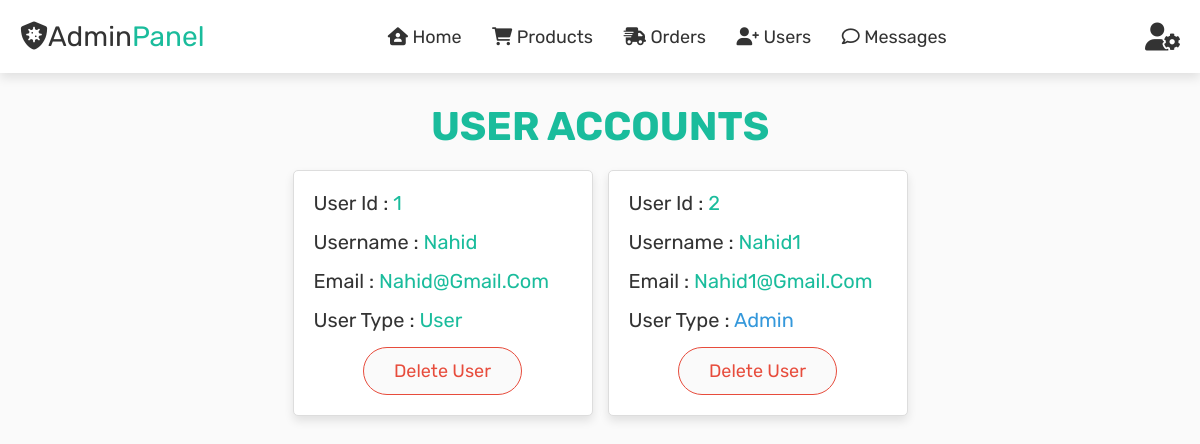
Screenshot of /admin_users.php (signed in) with the database file from the repository.
### tables this page shows
CREATE TABLE `users` (
  `id` int(100) NOT NULL,
  `name` varchar(100) NOT NULL,
  `email` varchar(100) NOT NULL,
  `password` varchar(100) NOT NULL,
  `user_type` varchar(20) NOT NULL DEFAULT 'user'
);

### admin_users.php (the view, shortened to what this page needs)
<?php
include 'config.php';
?>
<!DOCTYPE html>
<html lang="en">
<head>
   <link rel="stylesheet" href="https://cdnjs.cloudflare.com/ajax/libs/font-awesome/6.0.0/css/all.min.css">
   <link rel="stylesheet" href="css/admin_style.css">
</head>
<body>
<?php include 'admin_header.php'; ?>
<section class="users">
   <h1 class="title"> user accounts </h1>
   <div class="box-container">
      <?php
         $select_users = mysqli_query($conn, "SELECT * FROM `users`") or die('query failed');
         while($fetch_users = mysqli_fetch_assoc($select_users)){
      ?>
      <div class="box">
         <p> user id : <span><?php echo $fetch_users['id']; ?></span> </p>
         <p> username : <span><?php echo $fetch_users['name']; ?></span> </p>
         <p> email : <span><?php echo $fetch_users['email']; ?></span> </p>
         <p> user type : <span style="color:<?php if($fetch_users['user_type'] == 'admin'){ echo 'var(--blue)'; } ?>"><?php echo $fetch_users['user_type']; ?></span> </p>
         <a href="admin_users.php?delete=<?php echo $fetch_users['id']; ?>" onclick="return confirm('delete this user?');" class="delete-btn">delete user</a>
      </div>
      <?php
         };
      ?>
   </div>
</section>
</body>
</html>

### css/admin_style.css (style rules this page uses)
:root { --green-sea:#1abc9c; --red:#e74c3c; --blue:#3498db; --black:#333; --white:#fff; --light-color:#666; --light-white:#ccc; --light-bg:#fafafa; --border:.1rem solid #ddd; --box-shadow:0 .5rem 1rem rgba(0,0,0,.1); }
* { font-family: 'Rubik', sans-serif; margin:0; padding:0; box-sizing: border-box; outline: none; border:none; text-decoration: none; transition:all .2s linear; }
html { font-size: 62.5%; overflow-x: hidden; }
body { background-color: var(--light-bg); }
section { padding:3rem 2rem; }
.title { text-align: center; margin-bottom: 2rem; text-transform: uppercase; color:var(--green-sea); font-size: 4rem; }
.btn, .option-btn, .delete-btn, .white-btn { display: inline-block; margin-top: 1rem; padding:1.2rem 3rem; cursor: pointer; color:var(--white); font-size: 1.8rem; border-radius: 3rem; text-transform: capitalize; }
.delete-btn { background-color: var(--light-bg); color: var(--red); border: 1px solid var(--red); }
.users .box-container { display: grid; grid-template-columns: repeat(auto-fit, 30rem); justify-content: center; gap:1.5rem; max-width: 1200px; margin:0 auto; align-items: flex-start; }
.users .box-container .box { background-color: var(--white); padding:2rem; border:var(--border); box-shadow: var(--box-shadow); border-radius: .5rem; text-align: center; }
.users .box-container .box p { padding-bottom: 1.5rem; font-size: 2rem; color:var(--black); text-align: left; text-transform: capitalize; }
.users .box-container .box p span { color:var(--green-sea); }
.users .box-container .box .delete-btn { margin-top: 0; }

### rows the page displays
users: id "1", name "Nahid", email "Nahid@gmail.com", user_type "User"
users: id "2", name "Nahid1", email "Nahid1@gmail.com", user_type "Admin"
